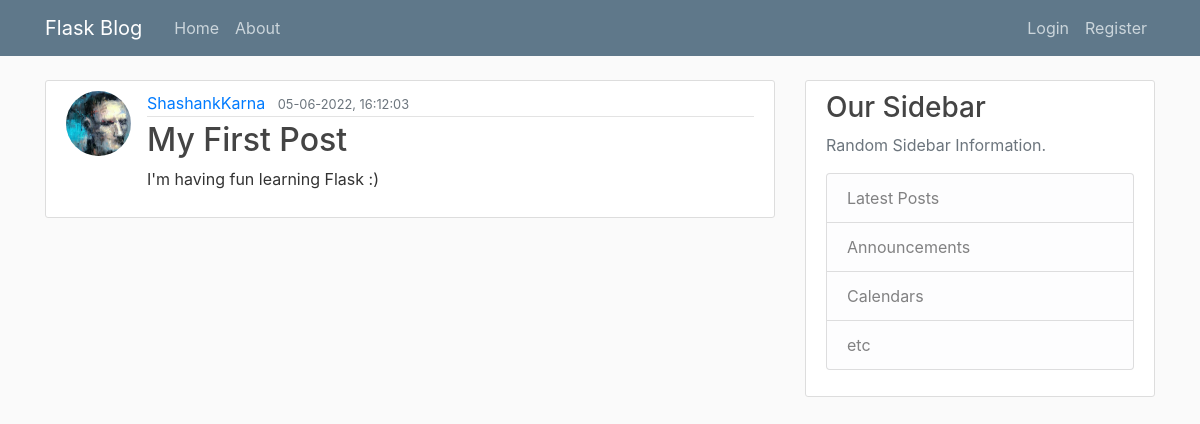
/post/1, run on an earlier commit of the app's database.
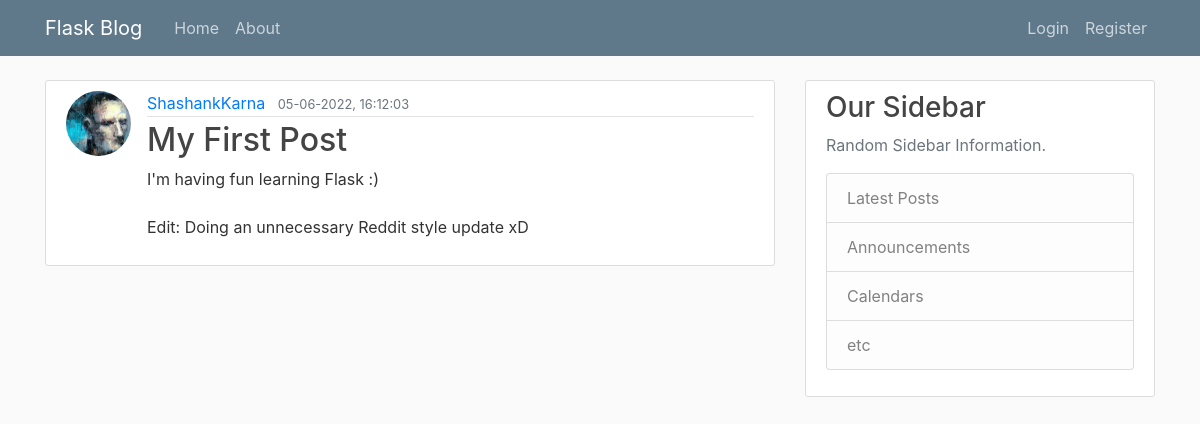
And on a later commit of the database.
### flaskblog/models.py (models this page shows, shortened)
class Post(db.Model):
    id = db.Column(db.Integer, primary_key=True)
    title = db.Column(db.String(100), nullable=False)
    date_posted = db.Column(db.DateTime, nullable=False, default=datetime.utcnow)
    content = db.Column(db.Text, nullable=False)
    user_id = db.Column(db.Integer, db.ForeignKey("user.id"), nullable=False)

### flaskblog/routes.py (the view)
@app.route("/post/<int:post_id>")
def post(post_id):
    post = Post.query.get_or_404(post_id)
    return render_template("post.html", title=post.title, post=post)

### flaskblog/templates/post.html (shortened to what this page needs)
{% extends "layout.html" %}
{% block content %}
<article class="media content-section">
    <img class="rounded-circle article-img" src="{{ url_for('static', filename='profile_pics/' + post.author.image_file) }}">
    <div class="media-body">
        <div class="article-metadata">
            <a class="mr-2" href="#">{{ post.author.username }}</a>
            <small class="text-muted">{{ post.date_posted.strftime('%d-%m-%Y, %H:%M:%S') }}</small>
        </div>
        <h2 class="article-title">{{ post.title }}</h2>
        <p class="article-content">{{ post.content }}</p>
    </div>
</article>
{% endblock content %}

What changed in the data, as far as the page shows it:
changed Post "My First Post": content "I'm having fun learning Flask :)" → "I'm having fun learning Flask :) Edit: Doing an unnecessary Reddit style update xD"
